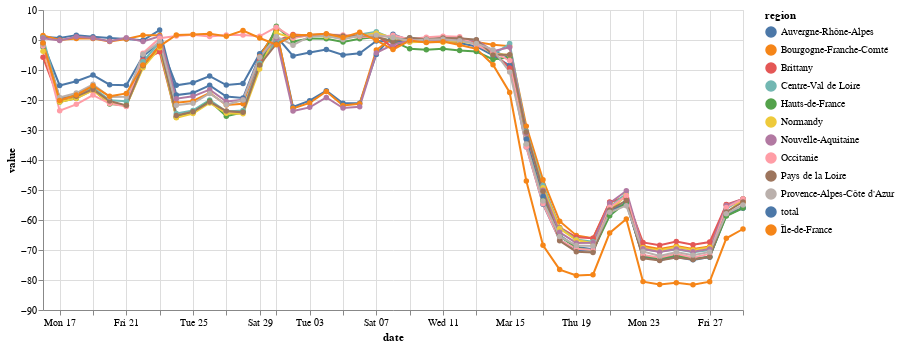

Notebook code for this chart:
### Code cell
(alt.Chart(subset.reset_index())
 .mark_line(point=True)
 .encode(x='date', y='value', color='region', tooltip=['region', 'date', 'value'])
 .properties(width=700)
)

### Figure 1 — Vega-Lite specification as saved in the notebook (floating-point values rounded to 4 significant figures; data arrays with more than 128 entries replaced by an {"elided": "..."} marker saying what was removed)
{"config": {"view": {"continuousWidth": 400, "continuousHeight": 300}}, "data": {"name": "data-74b7ed02b8207f1e1347d09b5298e735"}, "mark": {"type": "line", "point": true}, "encoding": {"color": {"type": "nominal", "field": "region"}, "tooltip": [{"type": "nominal", "field": "region"}, {"type": "temporal", "field": "date"}, {"type": "quantitative", "field": "value"}], "x": {"type": "temporal", "field": "date"}, "y": {"type": "quantitative", "field": "value"}}, "width": 700, "$schema": "https://vega.github.io/schema/vega-lite/v4.8.1.json", "datasets": {"data-74b7ed02b8207f1e1347d09b5298e735": {"elided": "516 records"}}}
